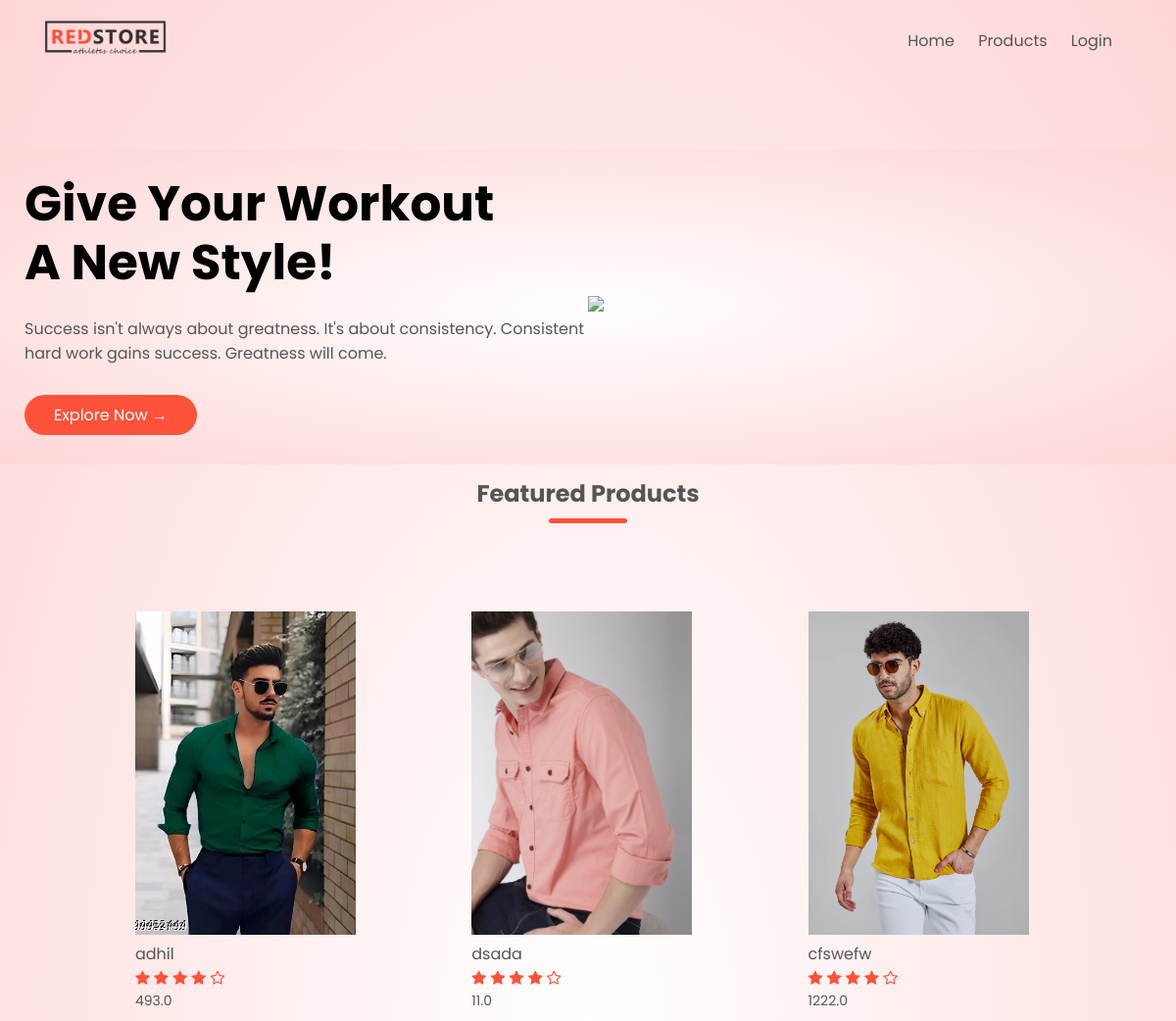
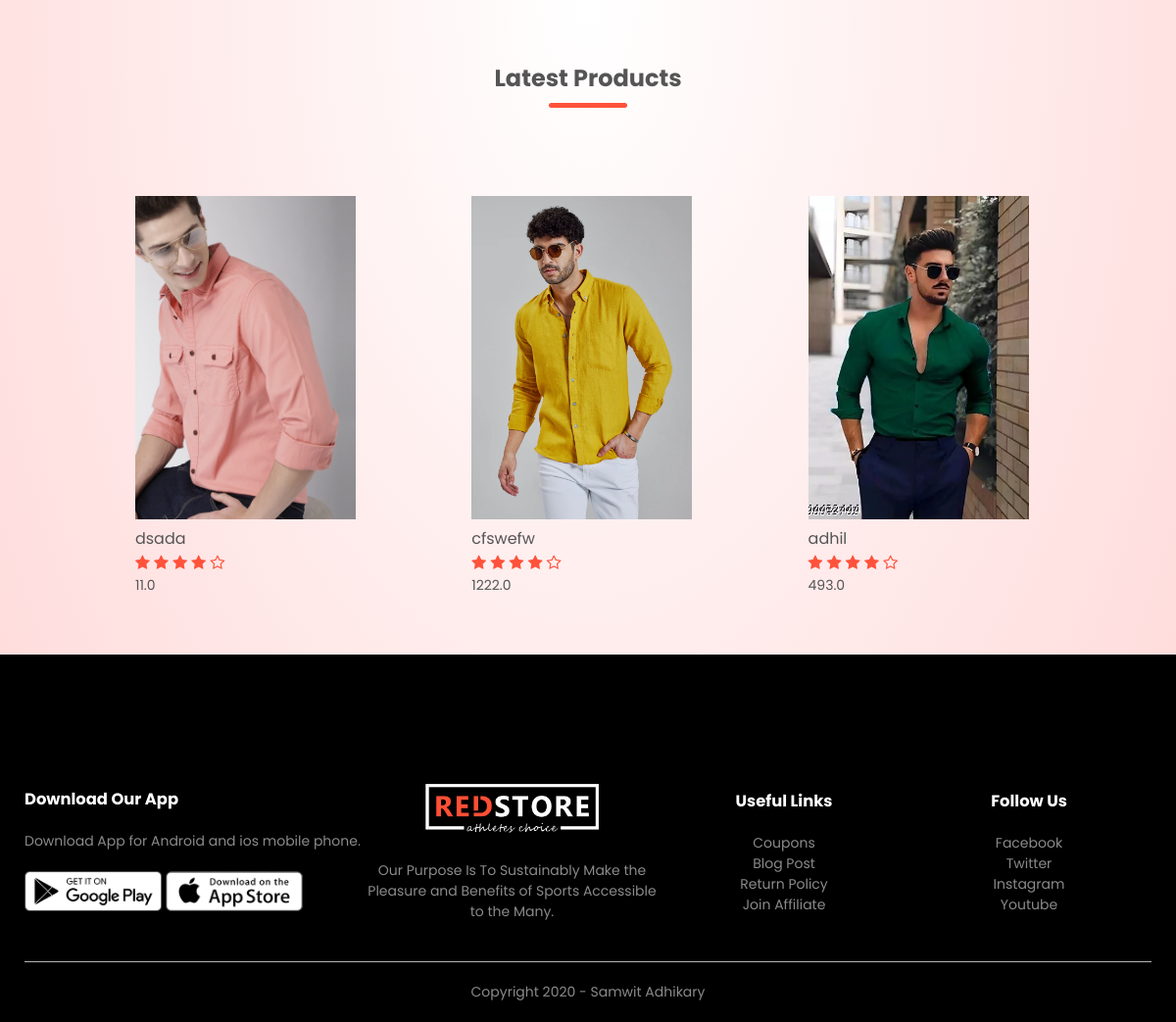
The page / on the database its author committed (2 pictures, top to bottom).
### products/models.py (models this page shows, shortened)
class Product(models.Model):
    LIVE=1
    DELETE=0
    DELETE_CHOICES=((LIVE,'Live'),(DELETE,'Delete'))
    title=models.CharField(max_length=200)
    price=models.FloatField()
    description=models.TextField()
    image=models.ImageField(upload_to='media/')
    priority = models.IntegerField(default=0)
    delete_status = models.IntegerField(choices=DELETE_CHOICES, default=LIVE)
    created_at=models.DateTimeField(auto_now_add=True)
    updated_at=models.DateTimeField(auto_now=True)

### products/views.py (the view)
# urls.py: path('',views.index,name="index"),
def index(request):
    featured_products=Product.objects.order_by('priority')[:4]
    latest_products=Product.objects.order_by('-id')[:4]
    context={
        'featured_products':featured_products,
        'latest_products':latest_products
    }
    return render(request,'web/index.html',context)

### templates/web/index.html
{% extends 'web/base.html' %}
{% load static %}
{% block content %}
{% include 'web/banner.html' %}
    <div class="small-container">
        <h2 class="title">Featured Products</h2>
        <div class="row">
            {% for product in featured_products %}
            <div class="col-4">
                <a href="{% url 'product_details' product.id %}">
                    {% if product.image %}
                        <img src="{{ product.image.url }}" style="width: 225px; height: 330px; object-fit: cover;">
                    {% else %}
                        <img src="{% static 'web/images/placeholder.jpg' %}" style="width: 225px; height: 330px; object-fit: cover;">
                    {% endif %}
                </a>
                <h4>{{product.title}}</h4>
                <div class="rating">
                    <i class="fa fa-star"></i>
                    <i class="fa fa-star"></i>
                    <i class="fa fa-star"></i>
                    <i class="fa fa-star"></i>
                    <i class="fa fa-star-o"></i>
                </div>
                <p>{{product.price}}</p>
            </div>
            {% endfor %}
        </div>
        <h2 class="title">Latest Products</h2>
        <div class="row">
            {% for product in latest_products %}
            <div class="col-4">
                <a href="{% url 'product_details' product.id %}">
                    {% if product.image %}
                        <img src="{{ product.image.url }}" style="width: 225px; height: 330px; object-fit: cover;">
                    {% else %}
                        <img src="{% static 'web/images/placeholder.jpg' %}" style="width: 225px; height: 330px; object-fit: cover;">
                    {% endif %}
                </a>
                <h4>{{product.title}}</h4>
                <div class="rating">
                    <i class="fa fa-star"></i>
                    <i class="fa fa-star"></i>
                    <i class="fa fa-star"></i>
                    <i class="fa fa-star"></i>
                    <i class="fa fa-star-o"></i>
                </div>
                <p>{{product.price}}</p>
            </div>
            {% endfor %}
        </div>
    </div>
{% endblock %}

### static/web/css/style.css (style rules this page uses)
* { margin: 0; padding: 0; box-sizing: border-box; }
body { font-family: 'Poppins', sans-serif; }
a { text-decoration: none; color: #555; }
p { color: #555; }
.row { display: flex; align-items: center; flex-wrap: wrap; justify-content: space-around; }
.header .row { margin-top: 70px; }
.small-container { max-width: 1080px; margin: auto; padding-left: 25px; padding-right: 25px; }
.col-4 { flex-basis: 25%; padding: 10px; min-width: 200px; margin-bottom: 50px; transition: transform 0.5s; }
.col-4 img { width: 100%; }
.title { text-align: center; margin: 0 auto 80px; position: relative; line-height: 60px; color: #555; }
.title::after { content: ''; background: #ff523b; width: 80px; height: 5px; border-radius: 5px; position: absolute; bottom: 0; left: 50%; transform: translateX(-50%); }
h4 { color: #555; font-weight: normal; }
.col-4 p { font-size: 14px; }
.rating .fa { color: #ff523b; }

### rows shown on the page
Product: image (picture), title "adhil", price "493.0"
Product: image (picture), title "dsada", price "11.0"
Product: image (picture), title "cfswefw", price "1222.0"
